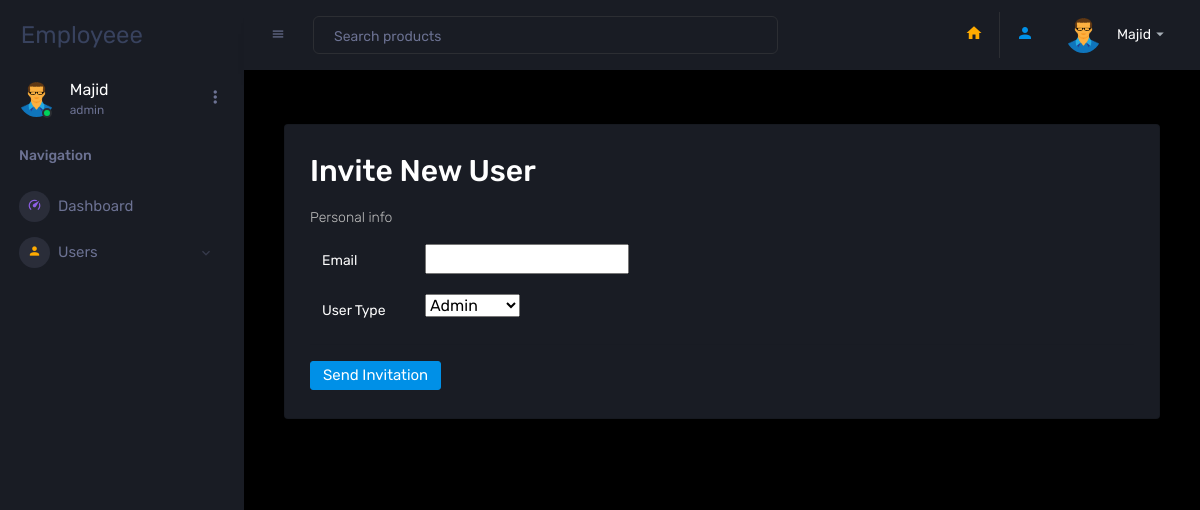
/user/invite/ (signed in), run on the app's committed database.
### users/models.py (models this page shows, shortened)
class MyUser(AbstractUser):
    city = models.CharField(max_length=255)
    user_type = models.CharField(max_length=255, choices=(('admin', 'Admin'), ('customer', 'Customer')))

class Profile(models.Model):
    user = models.OneToOneField(MyUser, on_delete=models.CASCADE)
    image = models.ImageField(default='default.webp', upload_to='images/profile/', null=True, blank=True)

### users/views.py (the view, shortened to what this page needs)
# urls.py: path('user/invite/', views.InviteUserView.as_view(template_name='users/invite.html'), name='invite'),
class InviteUserView(MyMixin, FormView):
    form_class = InviteUserForm
    template_name = 'users/invite.html'

### users/forms.py
class InviteUserForm(forms.Form):
    email = forms.EmailField(label='Email')
    USER_TYPE_CHOICES = [
        ('admin', 'Admin'),
        ('customer', 'Customer'),
    ]
    user_type = forms.ChoiceField(choices=USER_TYPE_CHOICES, label='User Type')

### users/views.py (called while the page is built)
    def test_func(self):
        return self.request.user.user_type == 'admin'

### templates/users/invite.html (shortened to what this page needs)
{% extends 'base.html' %}
{% load static %}
{% block content %}
<div class="row d-flex justify-content-center">
    <div class="col-md-12">
        <div class="col-12 grid-margin">
            <div class="card">
                <div class="card-body">
                    <div class="row">
                        <div class="col-md-10">
                            <h2 class="card-title">Invite New User</h2>
                        </div>
                        <form class="form-sample" id="user_create_form" method="post">
                            <p class="card-description"> Personal info </p>
                            <div class="col-md-6">
                                <div class="form-group row">
                                    <label class="col-sm-3 col-form-label">Email</label>
                                    <div class="col-sm-9">
                                        {{ form.email }}
                                    </div>
                                </div>
                            </div>
                            <div class="col-md-6">
                                <div class="form-group row">
                                    <label class="col-sm-3 col-form-label">User Type</label>
                                    <div class="col-sm-9">
                                        {{ form.user_type }}
                                    </div>
                                </div>
                            </div>
                            <hr>
                            <button type="submit" class="btn btn-primary">Send Invitation</button>
                        </form>
                </div>
            </div>
        </div>
    </div>
</div>
{% endblock content %}

### templates/partials/sidebar.html (shortened to what this page needs)
{% load static %}
<nav class="sidebar sidebar-offcanvas" id="sidebar">
    <div class="sidebar-brand-wrapper d-none d-lg-flex align-items-center justify-content-center fixed-top">
        <a class="sidebar-brand brand-logo" href="{% url 'user_app:home' %}"> Employeee</a>
    </div>
    <ul class="nav">
        <li class="nav-item profile">
            <div class="profile-desc">
                <div class="profile-pic">
                    <div class="count-indicator">
                        <img alt="" class="img-xs rounded-circle " src="{{ user.profile.image.url }}">
                        <span class="count bg-success"></span>
                    </div>
                    <div class="profile-name">
                        <h5 class="mb-0 font-weight-normal">{{ user.username | capfirst }}</h5>
                        <span>{{ user.user_type }}</span>
                    </div>
                </div>
                <a data-toggle="dropdown" href="#" id="profile-dropdown"><i class="mdi mdi-dots-vertical"></i></a>
            </div>
        </li>
        <li class="nav-item nav-category">
            <span class="nav-link">Navigation</span>
        </li>
        <li class="nav-item menu-items">
            <a class="nav-link" href="{% url 'user_app:home' %}">
              <span class="menu-icon">
                <i class="mdi mdi-speedometer"></i>
              </span>
                <span class="menu-title">Dashboard</span>
            </a>
        </li>
        <li class="nav-item menu-items">
            <a aria-controls="ui-basic" aria-expanded="false" class="nav-link" data-toggle="collapse" href="#ui-basic">
              <span class="menu-icon">
                <i class="mdi mdi-account"></i>
              </span>
                <span class="menu-title">Users</span>
                <i class="menu-arrow"></i>
            </a>
        </li>
    </ul>
</nav>

### templates/partials/navbar.html (shortened to what this page needs)
{% load static %}
<nav class="navbar p-0 fixed-top d-flex flex-row">
    <div class="navbar-menu-wrapper flex-grow d-flex align-items-stretch">
        <button class="navbar-toggler navbar-toggler align-self-center" data-toggle="minimize" type="button">
            <span class="mdi mdi-menu"></span>
        </button>
        <ul class="navbar-nav w-100">
            <li class="nav-item w-100">
                <form class="nav-link mt-2 mt-md-0 d-none d-lg-flex search">
                    <input class="form-control" placeholder="Search products" type="text">
                </form>
            </li>
        </ul>
        <ul class="navbar-nav navbar-nav-right">
            <li class="nav-item nav-settings d-none d-lg-block">
                <a class="nav-link" href="{% url 'user_app:home' %}">
                    <i class="mdi mdi-home text-warning"></i>
                </a>
            </li>
            <li class="nav-item nav-settings d-none d-lg-block border-left">
                <a class="nav-link" href="{% url 'user_app:profile' user.id %}">
                    <i class="mdi mdi-account text-primary"></i>
                </a>
            </li>
            <li class="nav-item dropdown">
                <a class="nav-link" data-toggle="dropdown" href="#" id="profileDropdown">
                    <div class="navbar-profile">
                        <img alt="" class="img-xs rounded-circle" src="{{ user.profile.image.url }}">
                        <p class="mb-0 d-none d-sm-block navbar-profile-name">{{ user.username | capfirst }}</p>
                        <i class="mdi mdi-menu-down d-none d-sm-block"></i>
                    </div>
                </a>
            </li>
        </ul>
    </div>
</nav>

### data on the page
MyUser: profile.image (placeholder picture), username "Majid", user_type "admin"
